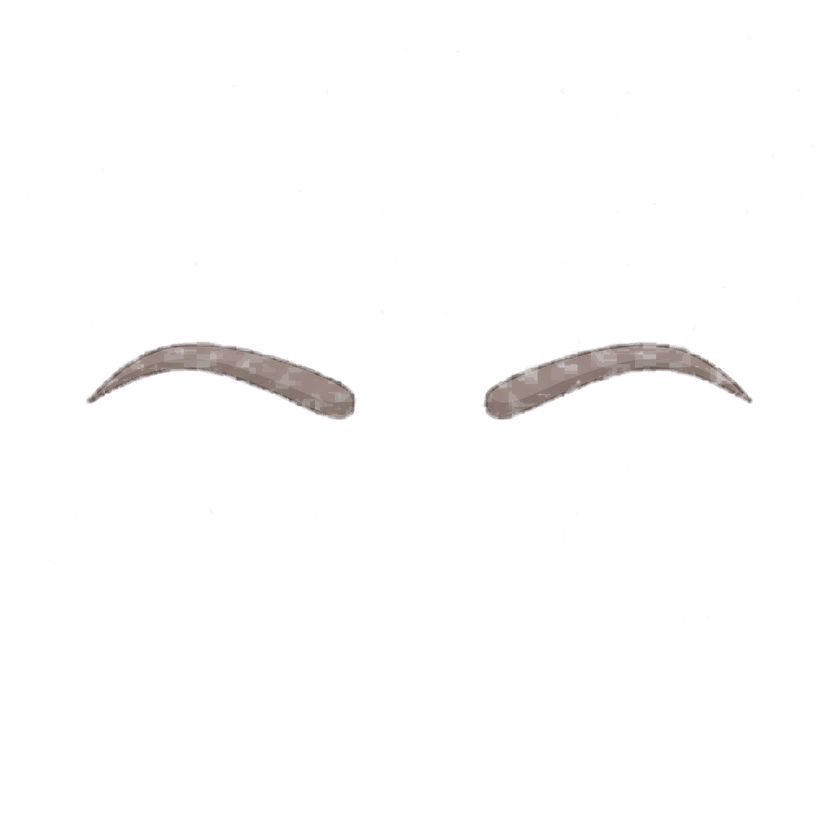
#> input picture news-site/assets/face_parts/eyebrows/arched.png, 840 x 840 px, shrunk from 1024 x 1024 before the run
$ python dechecker.py ../news-site/assets/face_parts/eyebrows/arched.png ../news-site/assets/face_parts/eyebrows/straight.png
#> lines starting #> are read from the running program, lines starting #| are printed output that depends on the picture
"""
市松模様(透明表示用のチェッカーパターン)がJPEG化で焼き込まれた画像から、
本来の透明度(アルファチャンネル)を復元する。
チェッカーは無彩色(R≈G≈B)なので、彩度(色味)の無いピクセルを透明化する。
チェッカーの明るさ・色味は画像ごとに微妙に違う(ほぼ無彩色だが、わずかに
暖色寄りの場合がある)ため、各画像の縁(背景だけが写っているはず)を
サンプリングして、しきい値を自動調整する。
"""
import sys
from PIL import Image
import numpy as np


def _chroma(arr):
    r, g, b = arr[..., 0].astype(np.int16), arr[..., 1].astype(np.int16), arr[..., 2].astype(np.int16)
    mx = np.maximum(np.maximum(r, g), b)
    mn = np.minimum(np.minimum(r, g), b)
    return (mx - mn).astype(np.float32)


def dechecker(in_path, out_path, margin_ratio=0.04, low_pad=2.0, feather=12.0):
#> called with margin_ratio = 0.04, low_pad = 2, feather = 12
    im = Image.open(in_path).convert("RGB")
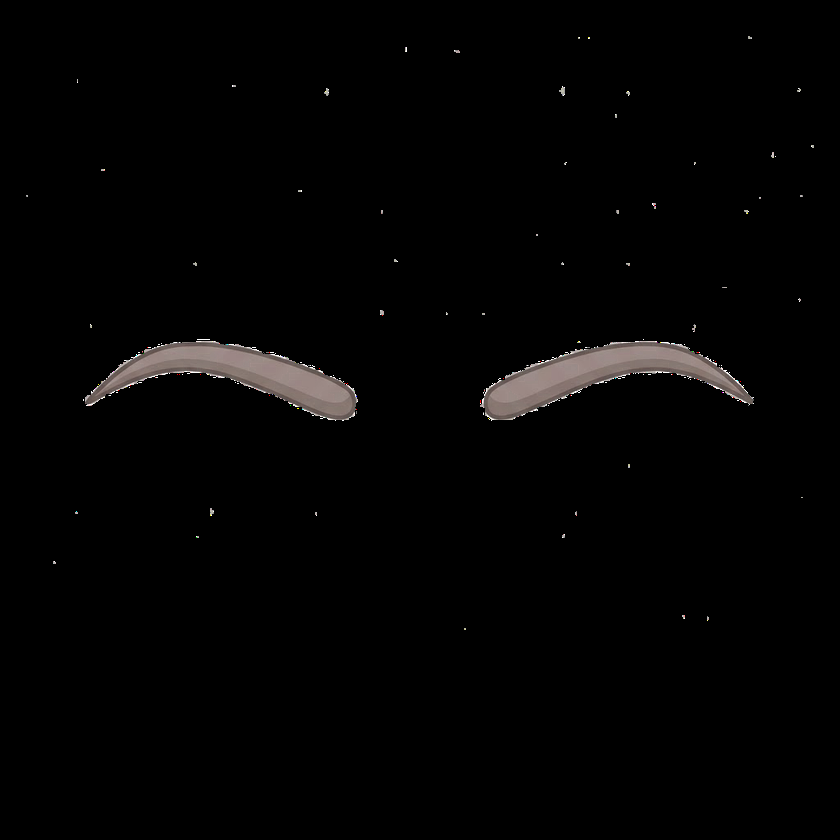
#> im: PIL image 840x840 RGB; mean R, G, B 3.8, 3.4, 3.3
    arr = np.array(im)
    h, w = arr.shape[:2]
#> h = 840; w = 840
    chroma = _chroma(arr)
#> in _chroma, `return (mx - mn).astype(np.float32)`:
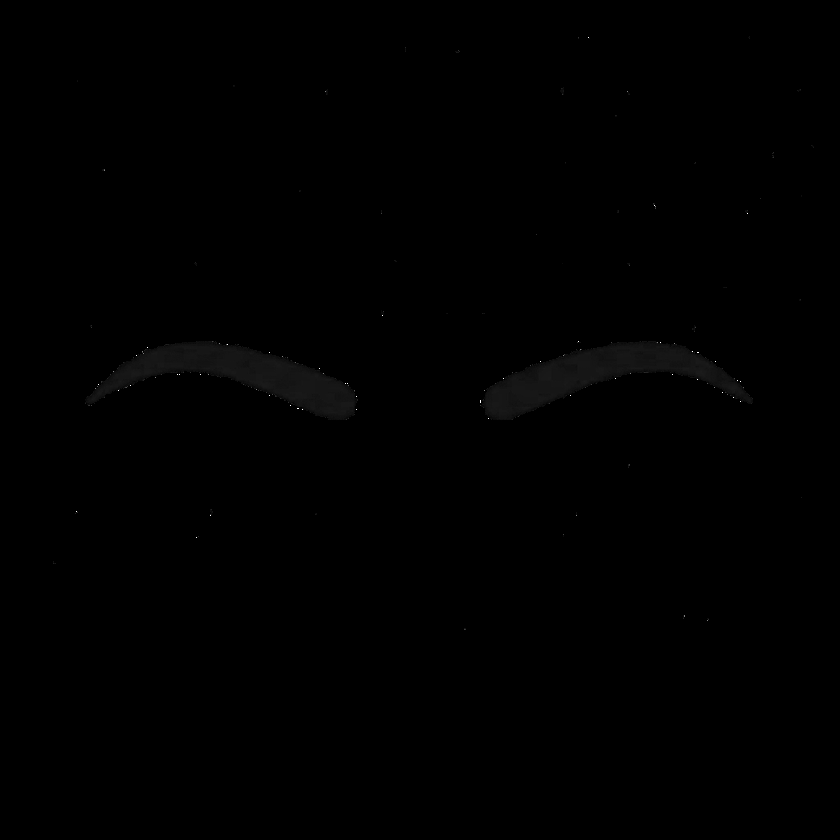
#> returned value: shape (840, 840) float32; min 0, max 255, mean 0.5

    # 縁(背景のみのはずの領域)をサンプリングして、このチェッカーの最大彩度を調べる
    m = max(2, int(min(h, w) * margin_ratio))
#> m = 33
    border = np.concatenate([
        chroma[:m, :].ravel(), chroma[-m:, :].ravel(),
        chroma[:, :m].ravel(), chroma[:, -m:].ravel(),
    ])
    checker_max = float(np.percentile(border, 99.5))
#> checker_max = 0

    low = checker_max + low_pad
#> low = 2
    high = low + feather
#> high = 14

    alpha = np.clip((chroma - low) / (high - low), 0.0, 1.0) * 255.0
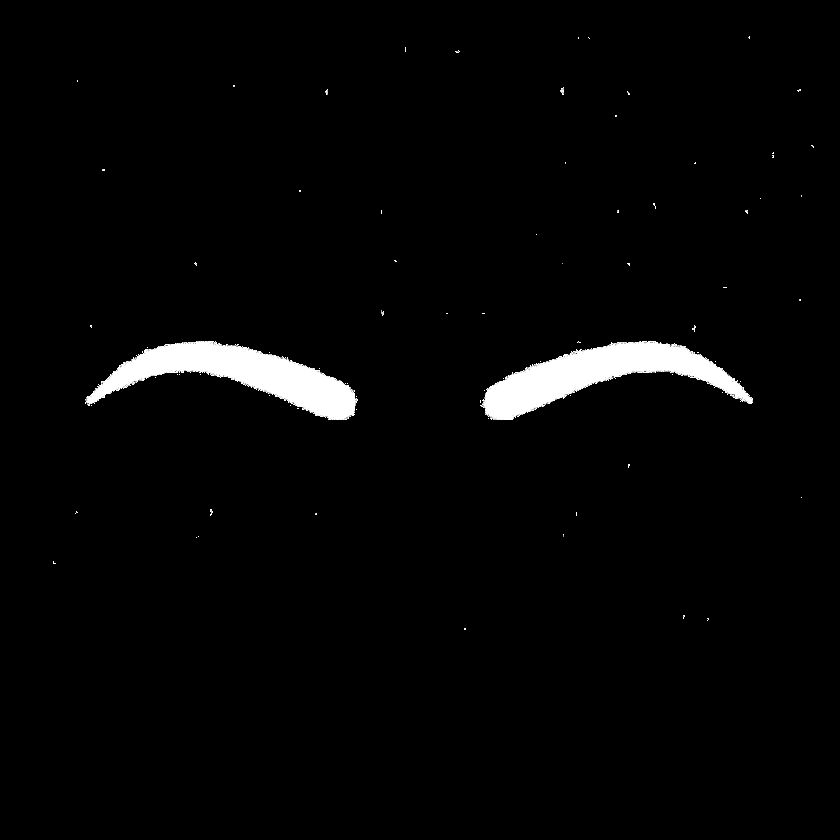
#> alpha: shape (840, 840) float32; min 0, max 255, mean 6.4
    alpha = alpha.astype(np.uint8)

    rgba = np.dstack([arr, alpha])
    out = Image.fromarray(rgba, mode="RGBA")
    out.save(out_path)
    transparent_ratio = (alpha < 10).mean()
#> transparent_ratio = 0.975
    print(f"{in_path} -> {out_path}  (checker_max={checker_max:.1f} low={low:.1f} high={high:.1f} transparent={transparent_ratio:.1%})")
#| ../news-site/assets/face_parts/eyebrows/arched.png -> ../news-site/assets/face_parts/eyebrows/straight.png  (checker_max=0.0 low=2.0 high=14.0 transparent=97.5%)


if __name__ == "__main__":
    dechecker(sys.argv[1], sys.argv[2])
